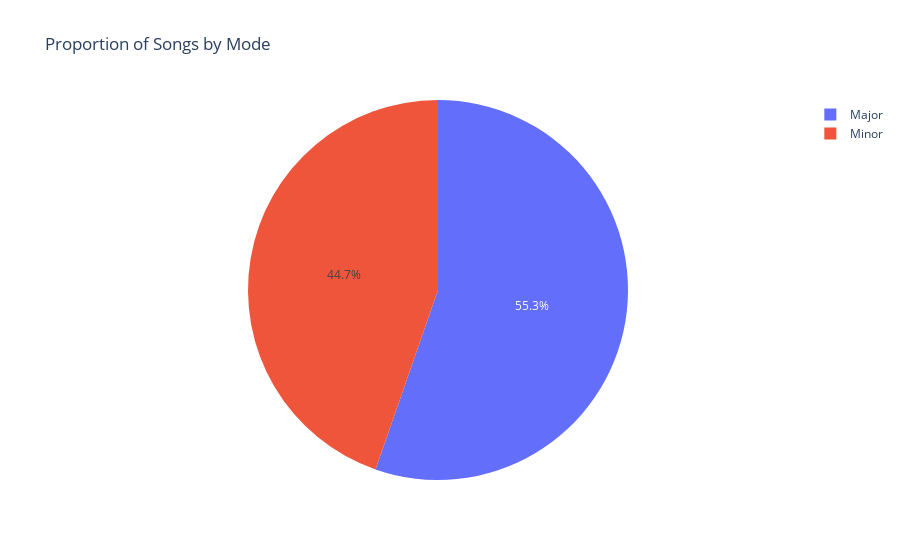

Notebook cell for this chart:
### Code cell
df["mode"] = df["mode"].replace({1: "Major", 0: "Minor"})
fig = px.pie(df, names="mode", title="Proportion of Songs by Mode")
fig.show()

### Figure 1 — Plotly figure (JSON) as saved in the notebook; plotly's stock layout.template omitted (floating-point values rounded to 4 significant figures; data arrays with more than 128 entries replaced by an {"elided": "..."} marker saying what was removed)
{"data": [{"domain": {"x": [0, 1], "y": [0, 1]}, "hovertemplate": "mode=%{label}<extra></extra>", "labels": {"elided": "1941 str values"}, "legendgroup": "", "name": "", "showlegend": true, "type": "pie"}], "layout": {"legend": {"tracegroupgap": 0}, "title": {"text": "Proportion of Songs by Mode"}}}
